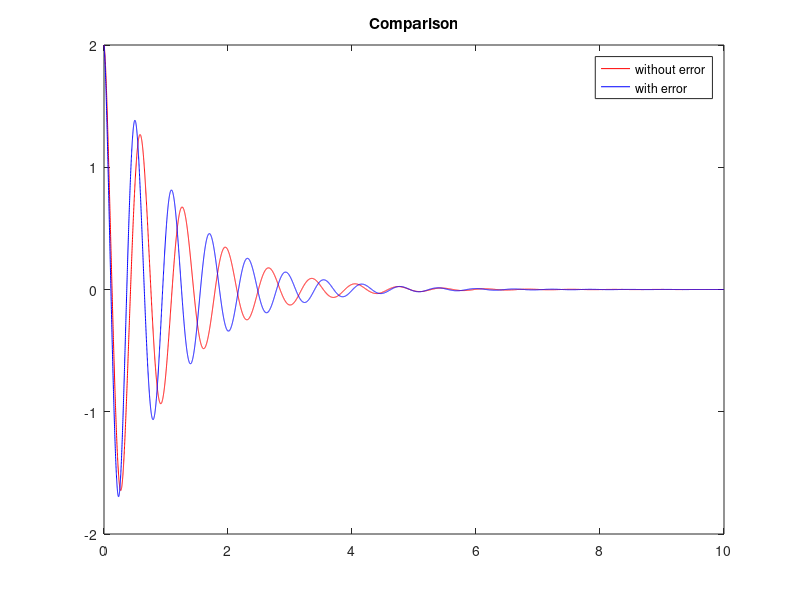

Write MATLAB code to recreate this figure.
clear;clc;

delta=0.001;
totalTime=10;
totalStep=totalTime/delta;
x1array=[1:totalStep]*0;x2array=x1array;
z1array=x1array;z2array=x1array;

x1array(1)=2;x2array(1)=-1;%init condition
for i=1:totalStep
    x1=x1array(i);x2=x2array(i);
    u=(-(7.5*x1^5+10.5*x1^2*x2+14*x1*x2)-82*x1-2*(0.5*x1^3+7*x2))/7;
    x1_dot=0.5*x1^3+7*x2;
    x2_dot=2*x1*x2+u;
%     x1_dot=0.5*x1^3+9*x2;
%     x2_dot=1.5*x1*x2+u;
    z1array(i)=x1;
    z2array(i)=x1_dot;
    
    x1array(i+1)=x1+x1_dot*delta;
    x2array(i+1)=x2+x2_dot*delta;
end

plot([0:1:totalStep]*delta,x1array,'r');
hold on;

x1array=[1:totalStep]*0;x2array=x1array;
z1array=x1array;z2array=x1array;
x1array(1)=2;x2array(1)=-1;%init condition
for i=1:totalStep
    x1=x1array(i);x2=x2array(i);
    u=(-(7.5*x1^5+10.5*x1^2*x2+14*x1*x2)-82*x1-2*(0.5*x1^3+7*x2))/7;
%     x1_dot=0.5*x1^3+7*x2;
%     x2_dot=2*x1*x2+u;
    x1_dot=0.5*x1^3+9*x2;
    x2_dot=1.5*x1*x2+u;
    z1array(i)=x1;
    z2array(i)=x1_dot;
    
    x1array(i+1)=x1+x1_dot*delta;
    x2array(i+1)=x2+x2_dot*delta;
end

plot([0:1:totalStep]*delta,x1array,'b');
title('Comparison');
legend('without error','with error');